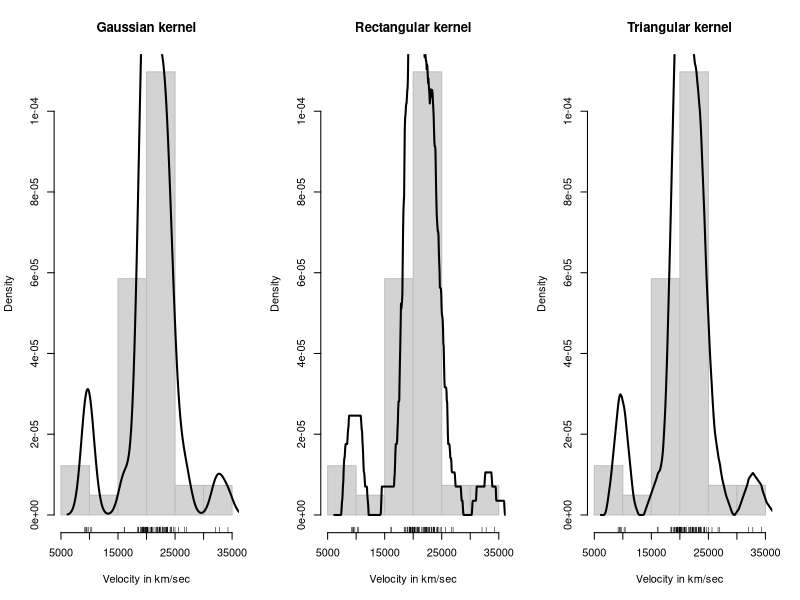
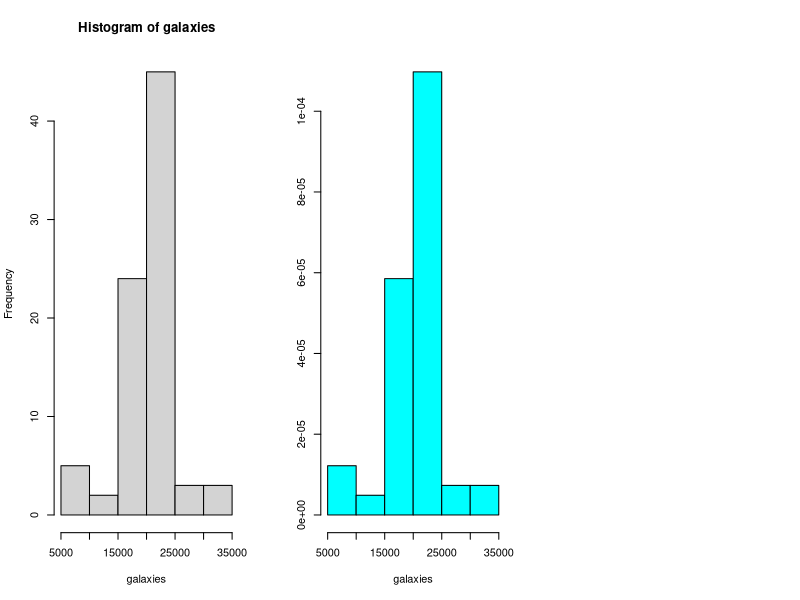
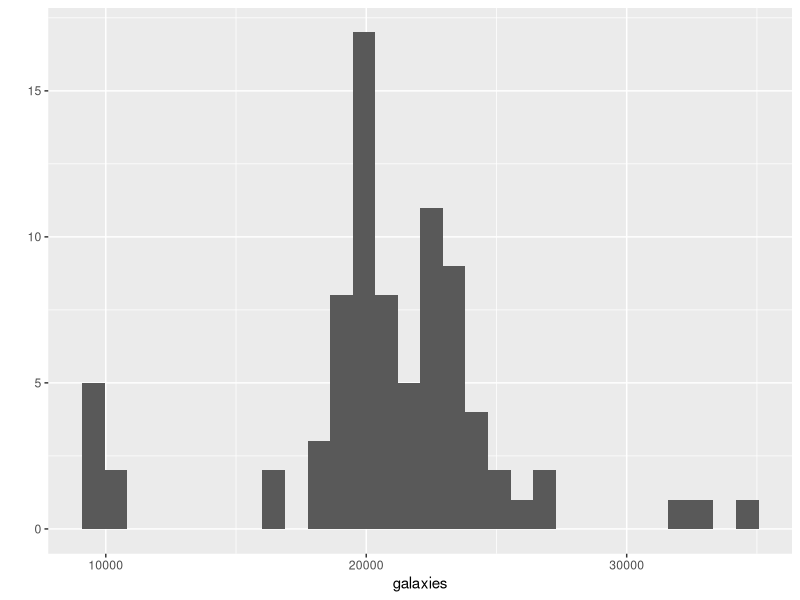
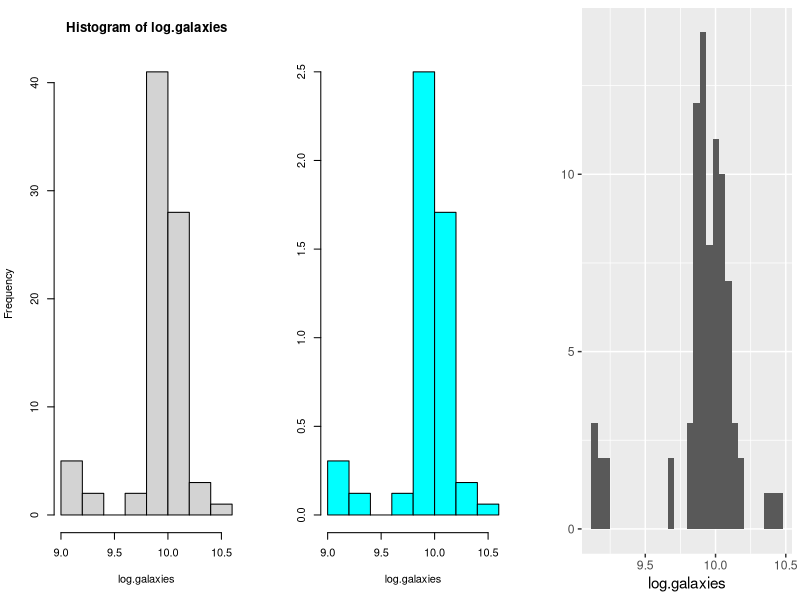
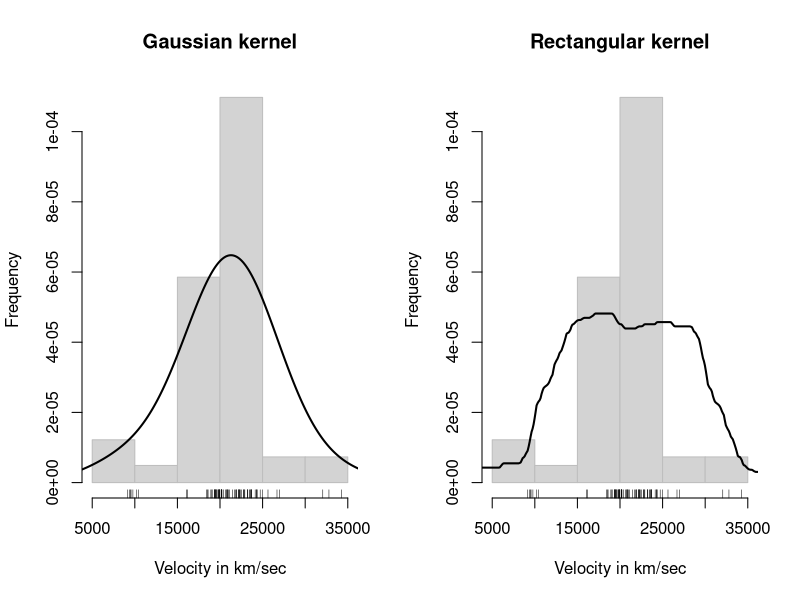
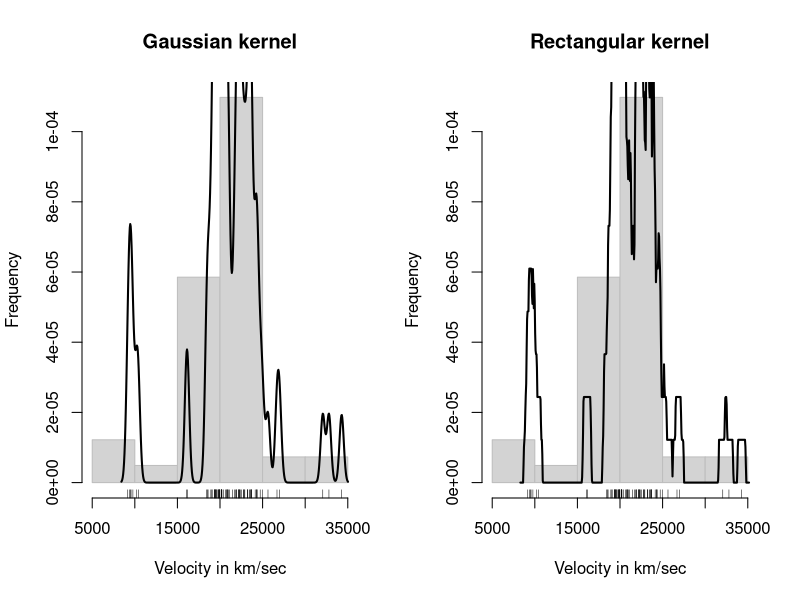
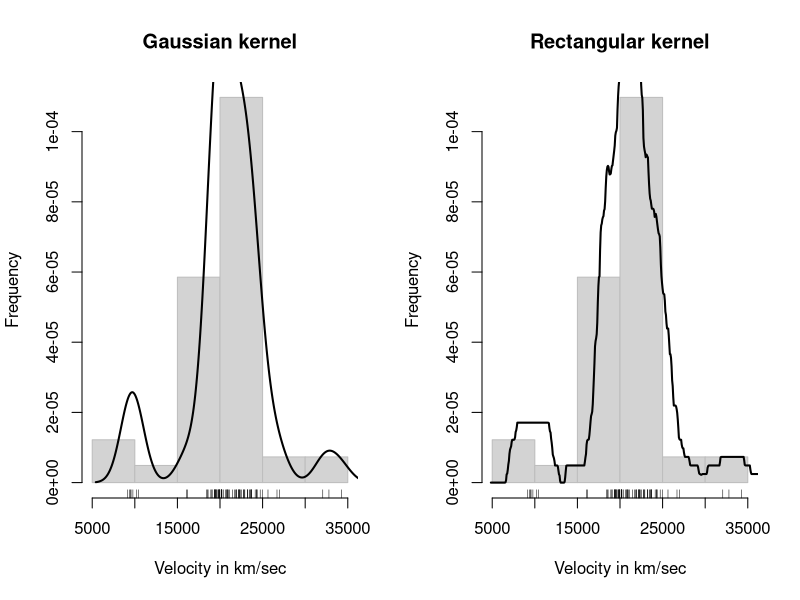
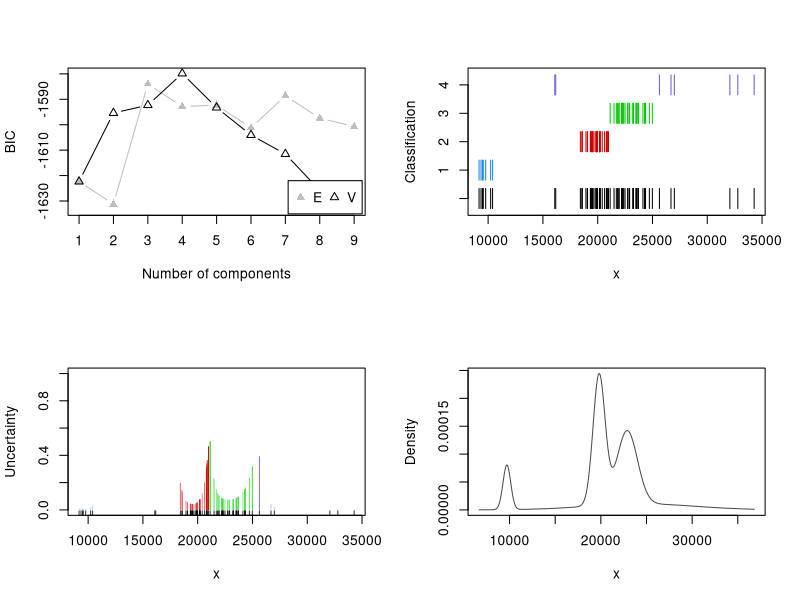

The R script that drew these images, in order: (Note: this script raises an error after producing the figures.)
#Q1

data("galaxies", package="MASS")

data.galaxies <- galaxies
layout(matrix(1:3, ncol = 3))
hist(data.galaxies, xlab = "Velocity in km/sec", probability = TRUE, main = "Gaussian kernel", border = "gray")
lines(density(data.galaxies), lwd = 2)
rug(data.galaxies)
hist(data.galaxies, xlab = "Velocity in km/sec", probability = TRUE, main = "Rectangular kernel", border = "gray")
lines(density(data.galaxies, window = "rectangular"), lwd = 2)
rug(data.galaxies)
hist(data.galaxies, xlab = "Velocity in km/sec", probability = TRUE, main = "Triangular kernel", border = "gray")
lines(density(data.galaxies, window = "triangular"), lwd = 2)
rug(data.galaxies)



#a

library(ggplot2)
require(gridExtra)
require(gridBase)
library(grid)
library(MASS)

hist(galaxies)
truehist(galaxies)
qplot(galaxies)

#b

log.galaxies = log(galaxies)
par(mfrow = c(1,3))
hist(log.galaxies)
truehist(log.galaxies)
p <- qplot(log.galaxies)


plot.new()
vps <- baseViewports()
pushViewport(vps$figure)
vp1 <-plotViewport(c(0,0,0,0))
print(p, vp = vp1)

#c

x <- galaxies
layout(matrix(1:2, ncol = 2))
hist(x, xlab = "Velocity in km/sec", ylab = "Frequency", probability = TRUE, main = "Gaussian kernel", border = "gray")
lines(density(x, width = 20000), lwd = 2)
rug(x)
hist(x, xlab = "Velocity in km/sec", ylab = "Frequency", probability = TRUE, main = "Rectangular kernel", border = "gray")
lines(density(x, width = 20000, window = "rectangular"), lwd = 2)
rug(x)


x <- galaxies
layout(matrix(1:2, ncol = 2))
hist(x, xlab = "Velocity in km/sec", ylab = "Frequency", probability = TRUE, main = "Gaussian kernel", border = "gray")
lines(density(x, width = 1000), lwd = 2)
rug(x)
hist(x, xlab = "Velocity in km/sec", ylab = "Frequency", probability = TRUE, main = "Rectangular kernel", border = "gray")
lines(density(x, width = 1000, window = "rectangular"), lwd = 2)
rug(x)

x <- galaxies
layout(matrix(1:2, ncol = 2))
hist(x, xlab = "Velocity in km/sec", ylab = "Frequency", probability = TRUE, main = "Gaussian kernel", border = "gray")
lines(density(x, width = 5000), lwd = 2)
rug(x)
hist(x, xlab = "Velocity in km/sec", ylab = "Frequency", probability = TRUE, main = "Rectangular kernel", border = "gray")
lines(density(x, width = 5000, window = "rectangular"), lwd = 2)
rug(x)


#e

library(mclust)
mc <- Mclust(x)
summary(mc)
mc$parameters
par(mfrow = c(2,2))
plot(mc)



#Q2 

data("birthdeathrates",package="HSAUR3")
bd.data <- birthdeathrates

library("KernSmooth")
data("CYGOB1", package = "HSAUR2")
bd.bkde <- bkde2D(bd.data, bandwidth = sapply(bd.data, dpik))
contour(x = bd.bkde$x1, y = bd.bkde$x2, z = bd.bkde$fhat, xlab="Birth rate", ylab="Death rate")
points(bd.data, pch=20, col="red")

persp(x = bd.bkde$x1, y = bd.bkde$x2, z = bd.bkde$fhat,
      xlab="Birth rate", ylab="Death rate", zlab = "estimated density",
      theta = -35, axes = TRUE, box = TRUE)

library(mclust)
mc <- Mclust(bd.data)
summary(mc)
par(mfrow = c(2,2))
plot(mc)


#Q3.

data("schizophrenia", package="HSAUR3")
sc.data <- schizophrenia
male.data <-sc.data[sc.data$gender == 'male',]
head(male.data)
female.data <-sc.data[sc.data$gender != 'male',]
head(female.data)
par(mfrow = c(2,1))

hist(male.data$age, xlab = "Age", probability = TRUE, main = "Male", border = "gray")
lines(density(male.data$age), lwd = 2)

hist(female.data$age, xlab = "Age",  probability = TRUE, main = "Female", border = "gray")
lines(density(female.data$age), lwd = 2)


logL <- function(param, x) {
  d1 <- dnorm(x, mean = param[2], sd = param[3])
  d2 <- dnorm(x, mean = param[4], sd = param[5])
  -sum(log(param[1] * d1 + (1 - param[1]) * d2)) 
  }

male.startparam <- c(p = 0.9, mu1 = 20, sd1 = 5, mu2 = 45, sd2 = 2)
male.optim <- optim(male.startparam, logL, x = male.data$age)
male.optim$par

female.startparam <- c(p = 0.9, mu1 = 25, sd1 = 5, mu2 = 45, sd2 = 2)
female.optim <- optim(female.startparam, logL, x = female.data$age)
female.optim$par
